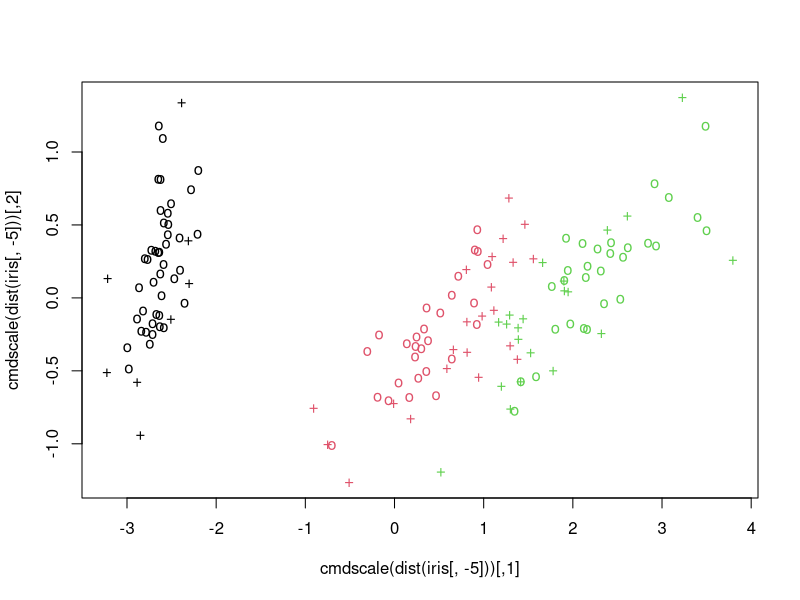
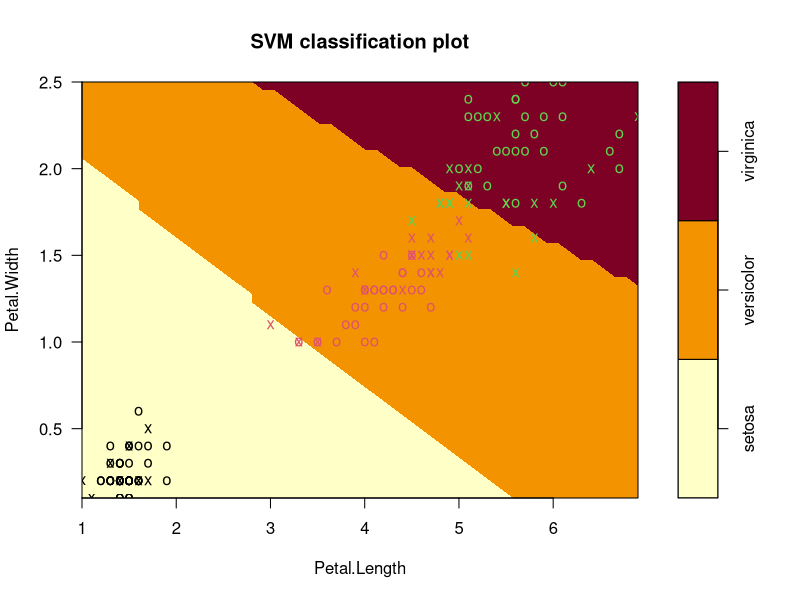
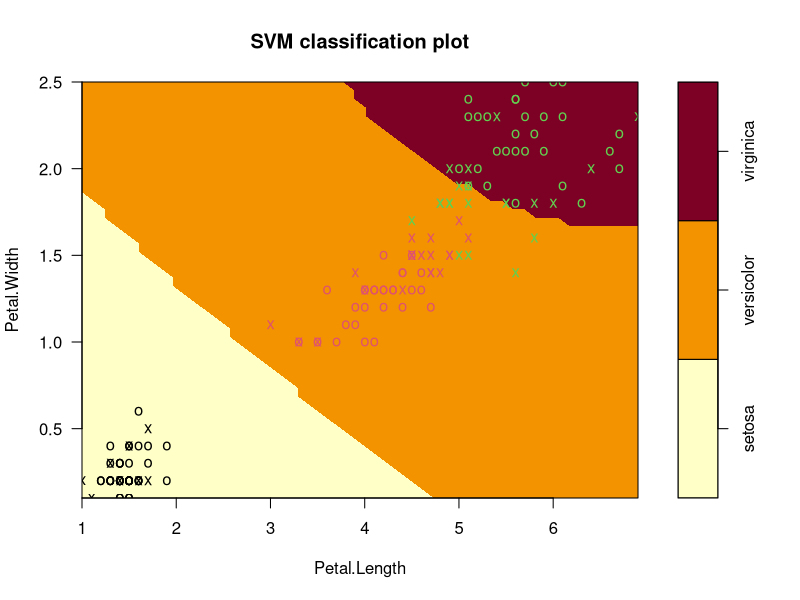
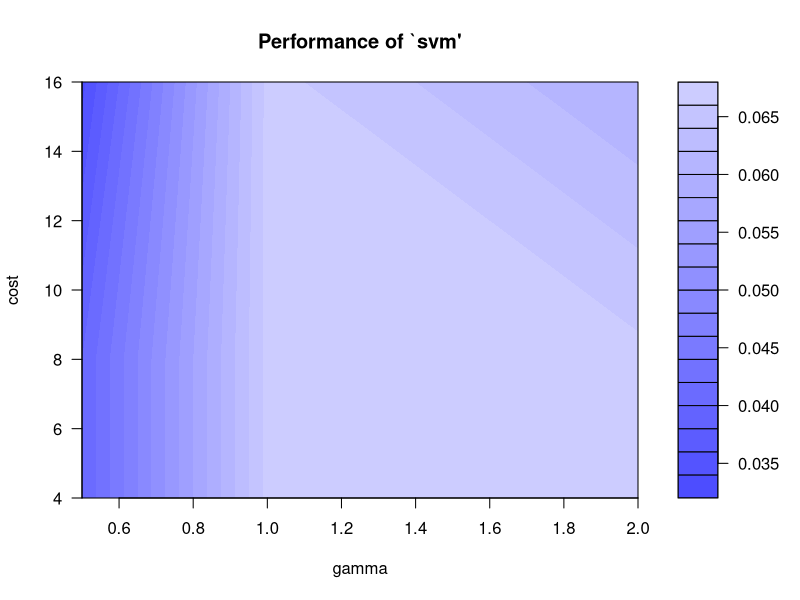
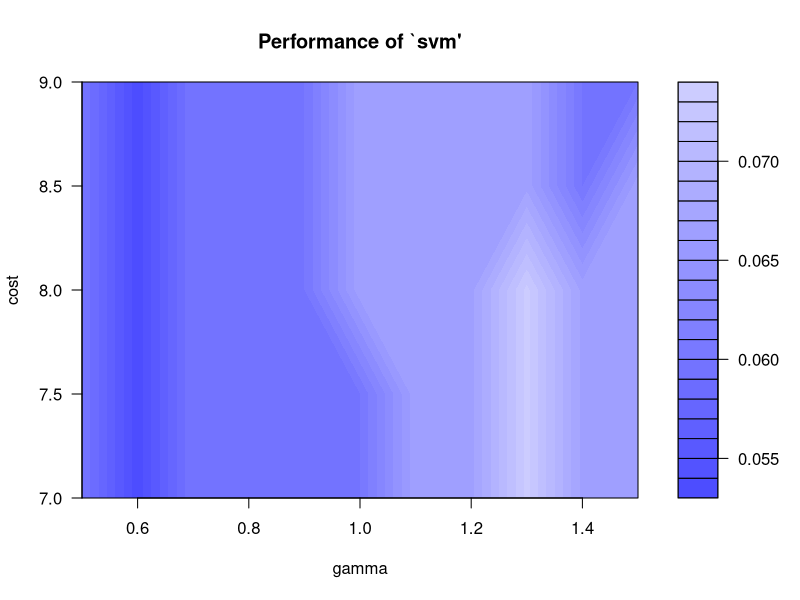
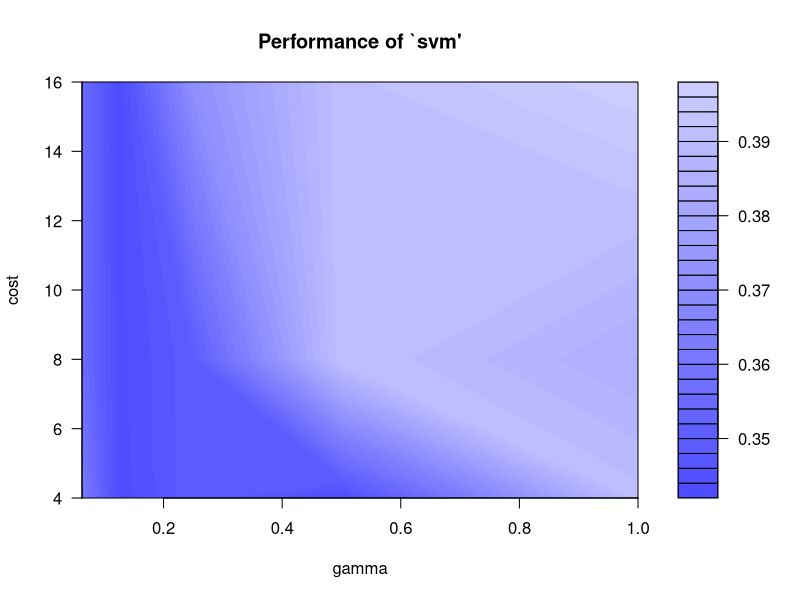
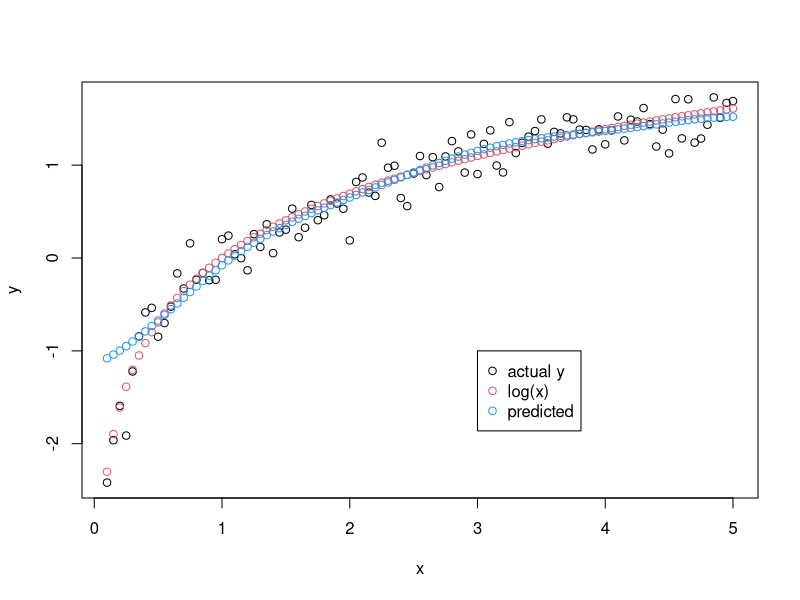

Source code (R) for these figures, in order:
# SVM Examples
# on Iris data: 
#     use cross validation to tune gama parameter
#  Glass data:
#     compare SVM and rpart
# regression on fabricated data
# 
# Author: PatriciaHoffman
###############################################################################
rm(list=ls())

library(e1071)
library(rpart)




data(iris)
attach(iris)
## classification mode
# default with factor response:
summary(iris)
model <- svm(Species ~ ., data = iris)
print(model)
summary(model)


x <- subset(iris, select = -Species)
y <- Species
# test with train data
pred <- predict(model, x)
# Check accuracy:
table(pred, y)


# visualize (classes by color, SV by crosses):
# cmdscale: principal coordinates analysis
plot(cmdscale(dist(iris[,-5])),
		col = as.integer(iris[,5]),
		pch = c("o","+")[1:150 %in% model$index + 1])

plot(model, iris, Petal.Width ~ Petal.Length,
		slice = list(Sepal.Width = 3, Sepal.Length = 4))
## plot with custom symbols and colors
plot(model, iris, Petal.Width ~ Petal.Length,
		slice = list(Sepal.Width = 2, Sepal.Length = 3))
 
#		svSymbol = "v", dataSymbol = "o", symbolPalette = rainbow(4),
#		color.palette = terrain.colors)




data(iris)
## tune `svm' for classification with RBF-kernel (default in svm),
## using one split for training/validation set
obj <- tune(svm, Species~., data = iris,
		ranges = list(gamma = 2^(-1:1), cost = 2^(2:4)),
		tunecontrol = tune.control(sampling = "cross")
)

summary(obj)
plot(obj)

#- best parameters:                   #- best parameters:
#		gamma cost                    #		   gamma cost
#         0.5    4                    ##        1.0    8
#- best performance: 0.04             #- best performance: 0.02 
#

## classification mode
# default with factor response:
model <- svm(Species ~ ., data = iris, gamma = 0.5, cost = 4)
print(model)
summary(model)
x <- subset(iris, select = -Species)
y <- Species
# test with train data
pred <- predict(model, x)
# Check accuracy:
table(pred, y)

obj <- tune(svm, Species~., data = iris,
		ranges = list(gamma = seq(.5,1.5,0.1), cost = seq(7,9,0.5)),
		tunecontrol = tune.control(sampling = "cross")
)
summary(obj)
plot(obj)
obj$best.parameters

#try it again with best gamma and cost
model <- svm(Species ~ ., data = iris, gamma = 1.0, cost = 8)
print(model)
summary(model)



# test with train data
pred <- predict(model, x)
# Check accuracy:
table(pred, y)

#
#gamma = 1.0, cost = 8
#               y
#pred         setosa versicolor virginica
#setosa         50          0         0
#versicolor      0         49         0
#virginica       0          1        50

#install.packages("mlbench")
data(Glass, package = "mlbench")
#
# http://archive.ics.uci.edu/ml/datasets/Glass%20Identification
#
str(Glass)
Glass$Type
# There are seven classifications 
#   the classification target is Glass$Type
#      -- 1 building_windows_float_processed
#      -- 2 building_windows_non_float_processed
#      -- 3 vehicle_windows_float_processed
#      -- 4 vehicle_windows_non_float_processed (none in this database)
#      -- 5 containers
#      -- 6 tableware
#      -- 7 headlamps
# The 10 attributes include refractive index, various elements(ie Sodium, Magnesium, etc.) 
index <- 1:nrow(Glass)
testindex <- sample(index, trunc(length(index)/3))
testset <- Glass[testindex, ]
trainset <- Glass[-testindex, ]
svm.model <- svm(Type ~ ., data = trainset, cost = 100, gamma = 1)
svm.pred <- predict(svm.model, testset[, -10])
table(pred = svm.pred, true = testset[, 10])
length(testset[,10])
1-sum(svm.pred == testset[,10])/length(testset[,10])
#   0.3239437

rpart.model <- rpart(Type ~ ., data = trainset)
rpart.pred <- predict(rpart.model, testset[, -10], type = "class")
table(pred = rpart.pred, true = testset[, 10])
1-sum(rpart.pred == testset[,10])/length(testset[,10])
#0.3661972

#Let's see if we can improve with parameter selection.
obj <- tune(svm, Type~., data = trainset,
		ranges = list(gamma = 2^(-4:0), cost = 2^(2:4)),
		tunecontrol = tune.control(sampling = "cross"))
summary(obj)
plot(obj)

#
#
#- best parameters:
#		gamma cost
#0.25    8
#
#- best performance: 0.2876190 




#rerun with best values of regularization parameters. 
svm.model <- svm(Type ~ ., data = trainset, cost = 8, gamma = 0.25)
svm.pred <- predict(svm.model, testset[, -10])
table(pred = svm.pred, true = testset[, 10])
length(testset[,10])
1-sum(svm.pred == testset[,10])/length(testset[,10])
#  0.2957746

## try regression mode on two dimensions
# create data
x <- seq(0.1, 5, by = 0.05)
y <- log(x) + rnorm(x, sd = 0.2)


# estimate model and predict input values
m <- svm(x, y)
new <- predict(m, x)


# visualize
plot(x, y, col = 1)
points(x, log(x), col = 2)
points(x, new, col = 4)
legend(3, -1, c("actual y", "log(x)", "predicted"), col = c(1,2,4), pch=1)


